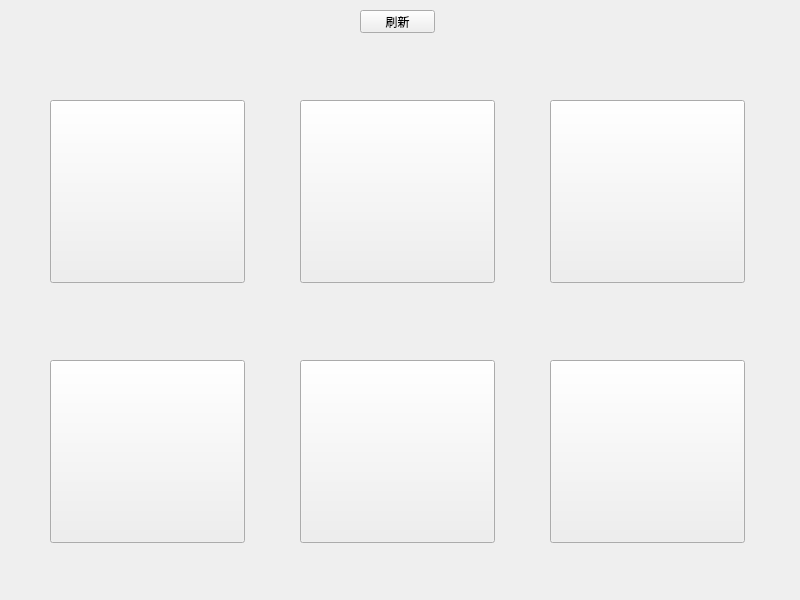
<?xml version="1.0" encoding="UTF-8"?>
<ui version="4.0">
 <class>ShowWidget</class>
 <widget class="QWidget" name="ShowWidget">
  <property name="geometry">
   <rect>
    <x>0</x>
    <y>0</y>
    <width>800</width>
    <height>600</height>
   </rect>
  </property>
  <property name="windowTitle">
   <string>ShowWidget</string>
  </property>
  <widget class="QPushButton" name="pb_reflush">
   <property name="geometry">
    <rect>
     <x>360</x>
     <y>10</y>
     <width>75</width>
     <height>23</height>
    </rect>
   </property>
   <property name="text">
    <string>刷新</string>
   </property>
  </widget>
  <widget class="QWidget" name="widget" native="true">
   <property name="geometry">
    <rect>
     <x>10</x>
     <y>40</y>
     <width>781</width>
     <height>551</height>
    </rect>
   </property>
   <widget class="QPushButton" name="pb_1">
    <property name="geometry">
     <rect>
      <x>40</x>
      <y>60</y>
      <width>195</width>
      <height>183</height>
     </rect>
    </property>
    <property name="text">
     <string/>
    </property>
    <property name="iconSize">
     <size>
      <width>195</width>
      <height>183</height>
     </size>
    </property>
   </widget>
   <widget class="QPushButton" name="pb_2">
    <property name="geometry">
     <rect>
      <x>290</x>
      <y>60</y>
      <width>195</width>
      <height>183</height>
     </rect>
    </property>
    <property name="text">
     <string/>
    </property>
    <property name="iconSize">
     <size>
      <width>195</width>
      <height>183</height>
     </size>
    </property>
   </widget>
   <widget class="QPushButton" name="pb_3">
    <property name="geometry">
     <rect>
      <x>540</x>
      <y>60</y>
      <width>195</width>
      <height>183</height>
     </rect>
    </property>
    <property name="text">
     <string/>
    </property>
    <property name="iconSize">
     <size>
      <width>195</width>
      <height>183</height>
     </size>
    </property>
   </widget>
   <widget class="QPushButton" name="pb_4">
    <property name="geometry">
     <rect>
      <x>540</x>
      <y>320</y>
      <width>195</width>
      <height>183</height>
     </rect>
    </property>
    <property name="text">
     <string/>
    </property>
    <property name="iconSize">
     <size>
      <width>195</width>
      <height>183</height>
     </size>
    </property>
   </widget>
   <widget class="QPushButton" name="pb_5">
    <property name="geometry">
     <rect>
      <x>290</x>
      <y>320</y>
      <width>195</width>
      <height>183</height>
     </rect>
    </property>
    <property name="text">
     <string/>
    </property>
    <property name="iconSize">
     <size>
      <width>195</width>
      <height>183</height>
     </size>
    </property>
   </widget>
   <widget class="QPushButton" name="pb_6">
    <property name="geometry">
     <rect>
      <x>40</x>
      <y>320</y>
      <width>195</width>
      <height>183</height>
     </rect>
    </property>
    <property name="text">
     <string/>
    </property>
    <property name="iconSize">
     <size>
      <width>195</width>
      <height>183</height>
     </size>
    </property>
   </widget>
  </widget>
 </widget>
 <resources/>
 <connections/>
</ui>
